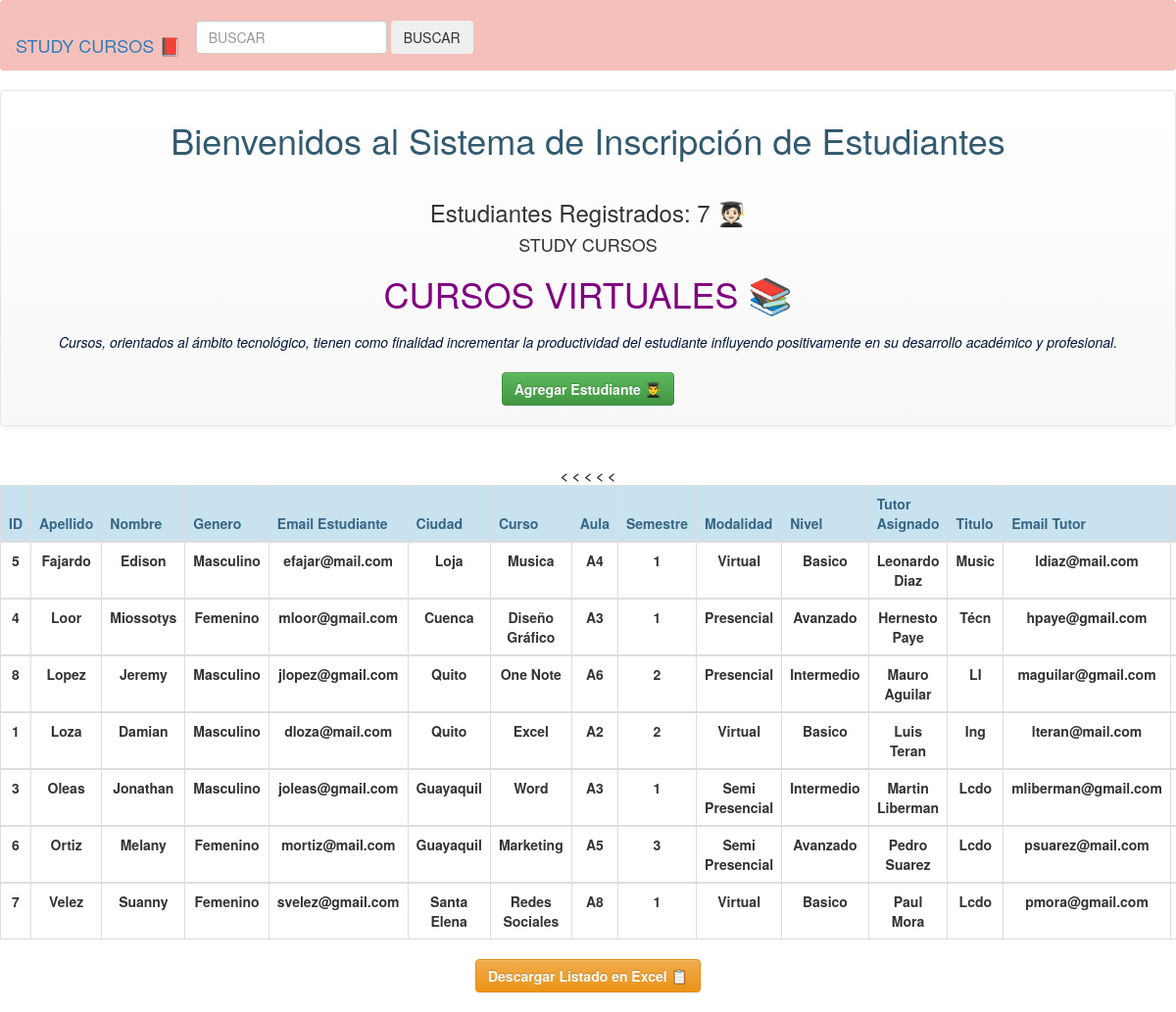
Before: / with the older database file.
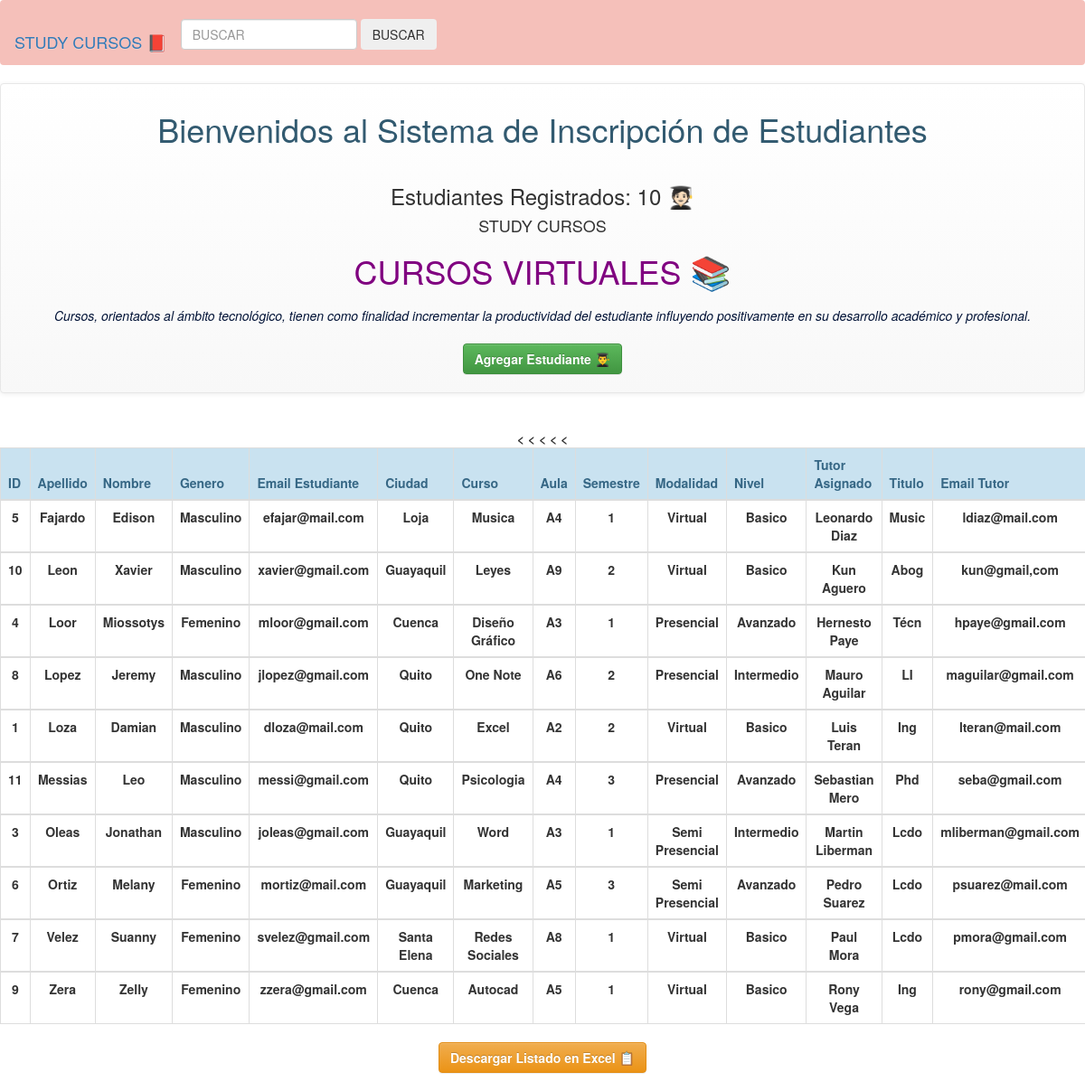
After: the same page with the newer database file.
### estudiante/models.py (models this page shows, shortened)
class Estudiante(models.Model):
    nombre = models.CharField(max_length=255)
    apellido = models.CharField(max_length=255)
    genero = models.CharField(max_length=100)
    telefono = models.CharField(max_length=10)
    email = models.CharField(max_length=255)
    direccion = models.ForeignKey(Direccion, on_delete=models.SET_NULL, null=True)
    curso = models.ForeignKey(Curso, on_delete=models.SET_NULL, null=True)
    tutor = models.ForeignKey(Tutor, on_delete=models.SET_NULL, null=True)

class Direccion(models.Model):
    calle = models.CharField(max_length=50)
    no_calle = models.IntegerField()
    pais = models.CharField(max_length=100)
    predeterminada = models.BooleanField(default=True)

class Curso(models.Model):
    nombrecurso = models.CharField(max_length=255)
    aula = models.CharField(max_length=5)
    semestre = models.CharField(max_length=5)
    no_horas = models.IntegerField()
    modalidad = models.CharField(max_length=50)
    nivel = models.CharField(max_length=50)
    tipo = models.CharField(max_length=20, default='Principal')
    predeterminada = models.BooleanField(default=True)

class Tutor (models.Model):
    nombretutor =  models.CharField(max_length=255)
    apellidotutor =  models.CharField(max_length=255)
    titulo = models.CharField(max_length=5)
    email = models.CharField(max_length=255)
    predeterminada = models.BooleanField(default=True)

### webapp/views.py (the view)
# urls.py: path('', bienvenidos, name='inicio'),
def bienvenidos(request):
    cantidad = Estudiante.objects.count()
    estudiantes = Estudiante.objects.order_by('apellido')
    mensaje = {'cantidad': cantidad, 'estudiantes':estudiantes}
    pagina = loader.get_template('bienvenidos.html')
    return HttpResponse(pagina.render(mensaje, request))

### webapp/templates/bienvenidos.html (shortened to what this page needs)
<!DOCTYPE html>
<html lang="en">
<head>
            <nav class="navbar navbar-light" style="background-color: #f5c0ba;"><br>
                    <a class="navbar-brand">STUDY CURSOS 📕</a>
                  <form class="form-inline">
                    <input class="form-control mr-sm-2" type="BUSCAR" placeholder="BUSCAR" aria-label="BUSCAR">
                    <button class="btn btn-outline-success my-2 my-sm-0" type="submit">BUSCAR</button>
                  </form>
            </nav>
    <link rel="stylesheet" href="https://cdn.jsdelivr.net/npm/bootstrap@3.4.1/dist/css/bootstrap.min.css">
    <link rel="stylesheet" href="https://cdn.jsdelivr.net/npm/bootstrap@3.4.1/dist/css/bootstrap-theme.min.css">
</head>
<body>
    <div class="navbar navbar-default" align="center">
        <div class ="panel-heading">
            <h1 class = "panel-tittle" style="color:#325a70">Bienvenidos al Sistema de Inscripción de Estudiantes</h1>
        </div>
        <h3>Estudiantes Registrados: {{cantidad}} 🧑🏻‍🎓</h3>
        <div>
            <div align="center" class="wpb_wrapper">
                <h4>STUDY CURSOS</h4>
                <div class="wpb_text_column wpb_content_element ">
                    <div class="wpb_wrapper">
                        <h1 style="color:#800080">CURSOS VIRTUALES 📚</h1>
                    </div>
                </div>
                    <div class ="panel-heading">
                        <p style="color:#001236"><i>Cursos, orientados al ámbito tecnológico, tienen como finalidad incrementar la productividad del estudiante influyendo positivamente en su desarrollo académico y profesional.</i></p>
                    </div>
            </div>
        </div>
            <div>
                <a href="nuevo_estudiante" class="btn btn-success" ><strong >Agregar Estudiante 👨‍🎓<strong></a>
                <br>
                <br>
            </div>
    </div>
    <div class="table-responsive" align="center">
         <table class="table table-bordered  text-center table-hover" style="width:30%"  ><br>
             <thead style="background-color: #f9fad9;" >
                    <tr style="background-color: #c9e2f0;">
                        <th style="color:#366785">ID</th>
                        <th style="color:#366785">Apellido</th>
                        <th style="color:#366785">Nombre</th>
                        <th style="color:#366785">Genero</th>
                        <th style="color:#366785">Email Estudiante</th>
                        <th style="color:#366785">Ciudad</th>
                        <th style="color:#366785">Curso</th>
                        <th style="color:#366785">Aula</th>
                        <th style="color:#366785">Semestre</th><
                        <th style="color:#366785">Modalidad</th><
                        <th style="color:#366785">Nivel</th><
                        <th style="color:#366785">Tutor Asignado</th><
                        <th style="color:#366785">Titulo</th><
                        <th style="color:#366785">Email Tutor</th>
                        <th style="color:#366785">Detalle 🔍 </th>
                    </tr>
                    {% for estudiante in estudiantes %}
                <tbody>
                    <tr>
                        <td>{{ estudiante.id }}</td>
                        <td class ='standing-table__cell standing-table__cell--name'>{{ estudiante.apellido }}</td>
                        <td>{{ estudiante.nombre }}</td>
                        <td>{{ estudiante.genero }}</td>
                        <td>{{ estudiante.email }}</td>
                        <td>{{ estudiante.direccion.calle}}</td>
                        <td>{{ estudiante.curso.nombrecurso}}</td>
                        <td>{{ estudiante.curso.aula}}</td>
                        <td>{{ estudiante.curso.semestre}}</td>
                        <td>{{ estudiante.curso.modalidad}}</td>
                        <td>{{ estudiante.curso.nivel}}</td>
                        <td>{{ estudiante.tutor.nombretutor}} {{ estudiante.tutor.apellidotutor}}</td>
                        <td>{{ estudiante.tutor.titulo}}</td>
                        <td>{{ estudiante.tutor.email}}</td>
                        <td><a href = "detalle_estudiante/{{ estudiante.id }}" class="btn btn-info"/> Ver Detalle 🔵</td>
                    </tr>
                    {% endfor %}
                </tbody>
             </thead>
         </table>
            <div>
                <a href="reporte_estudiantes" class="btn btn-warning" ><strong>Descargar Listado en Excel 📋<strong></a>
                <br>
                <br>
            </div>
    </div>
</body>
</html>

Changed rows visible on the page:
added Estudiante: id "10", apellido "Leon", nombre "Xavier", genero "Masculino", email "xavier@gmail.com", direccion.calle "Guayaquil", curso.nombrecurso "Leyes", curso.aula "A9", curso.semestre "2", curso.modalidad "Virtual", curso.nivel "Basico", tutor.nombretutor "Kun", tutor.apellidotutor "Aguero", tutor.titulo "Abog", tutor.email "kun@gmail,com"
added Estudiante: id "11", apellido "Messias", nombre "Leo", genero "Masculino", email "messi@gmail.com", direccion.calle "Quito", curso.nombrecurso "Psicologia", curso.aula "A4", curso.semestre "3", curso.modalidad "Presencial", curso.nivel "Avanzado", tutor.nombretutor "Sebastian", tutor.apellidotutor "Mero", tutor.titulo "Phd", tutor.email "seba@gmail.com"
added Estudiante: id "9", apellido "Zera", nombre "Zelly", genero "Femenino", email "zzera@gmail.com", direccion.calle "Cuenca", curso.nombrecurso "Autocad", curso.aula "A5", curso.semestre "1", curso.modalidad "Virtual", curso.nivel "Basico", tutor.nombretutor "Rony", tutor.apellidotutor "Vega", tutor.titulo "Ing", tutor.email "rony@gmail.com"
Other visible differences:
{{ cantidad }}: "7" → "10"
